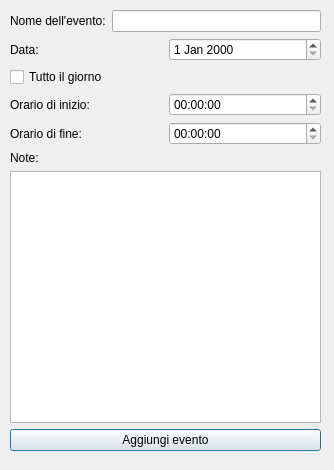
<?xml version="1.0" encoding="UTF-8"?>
<ui version="4.0">
 <class>AddEventDialog</class>
 <widget class="QDialog" name="AddEventDialog">
  <property name="geometry">
   <rect>
    <x>0</x>
    <y>0</y>
    <width>334</width>
    <height>470</height>
   </rect>
  </property>
  <property name="windowTitle">
   <string>Aggiungi un evento</string>
  </property>
  <widget class="QWidget" name="verticalLayoutWidget_2">
   <property name="geometry">
    <rect>
     <x>10</x>
     <y>10</y>
     <width>311</width>
     <height>441</height>
    </rect>
   </property>
   <layout class="QVBoxLayout" name="verticalLayout_2">
    <item>
     <layout class="QVBoxLayout" name="verticalLayout">
      <item>
       <layout class="QHBoxLayout" name="horizontalLayout">
        <item>
         <widget class="QLabel" name="NameEventLabel">
          <property name="text">
           <string>Nome dell'evento:</string>
          </property>
         </widget>
        </item>
        <item>
         <widget class="QLineEdit" name="NameLineEdit"/>
        </item>
       </layout>
      </item>
      <item>
       <layout class="QHBoxLayout" name="horizontalLayout_2">
        <item>
         <widget class="QLabel" name="DateLabel">
          <property name="text">
           <string>Data:</string>
          </property>
         </widget>
        </item>
        <item>
         <widget class="QDateEdit" name="DateEdit"/>
        </item>
       </layout>
      </item>
      <item>
       <widget class="QCheckBox" name="AllDayCheckBox">
        <property name="text">
         <string>Tutto il giorno</string>
        </property>
       </widget>
      </item>
      <item>
       <layout class="QHBoxLayout" name="horizontalLayout_3">
        <item>
         <widget class="QLabel" name="StartTimeLabel">
          <property name="text">
           <string>Orario di inizio:</string>
          </property>
         </widget>
        </item>
        <item>
         <widget class="QTimeEdit" name="StartTimeEdit"/>
        </item>
       </layout>
      </item>
      <item>
       <layout class="QHBoxLayout" name="horizontalLayout_4">
        <item>
         <widget class="QLabel" name="EndTimeLable">
          <property name="text">
           <string>Orario di fine:</string>
          </property>
         </widget>
        </item>
        <item>
         <widget class="QTimeEdit" name="EndTimeEdit"/>
        </item>
       </layout>
      </item>
     </layout>
    </item>
    <item>
     <widget class="QLabel" name="NoteLabel">
      <property name="text">
       <string>Note:</string>
      </property>
     </widget>
    </item>
    <item>
     <widget class="QTextEdit" name="NoteEdit"/>
    </item>
    <item>
     <widget class="QPushButton" name="AddButton">
      <property name="text">
       <string>Aggiungi evento</string>
      </property>
     </widget>
    </item>
   </layout>
  </widget>
 </widget>
 <resources/>
 <connections/>
</ui>
